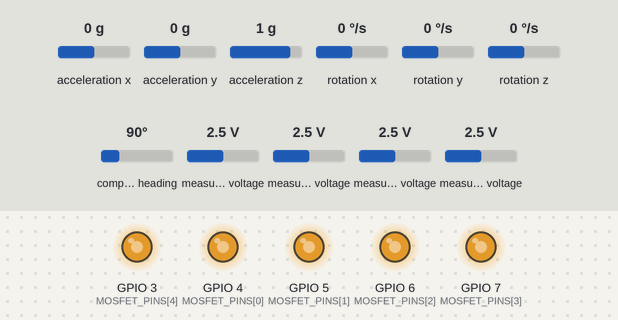
A sketch run on a simulated ESP32. Parts: output pins drawn as LEDs (lit = HIGH). The inputs (shaded band) are chosen by the test bench; at power-on: measured voltage 2.5 V, acceleration x 0 g, acceleration y 0 g, acceleration z 1 g, rotation x 0 °/s, rotation y 0 °/s, rotation z 0 °/s, compass heading 90°. WiFi joins after 1.5 s; servers stay silent unless stated; what the sketch prints to the serial monitor is not drawn.

Above: at 2.8 s.
2.9 s: measured voltage (sensor 200) set to 0.1 V
At 5.4 s:
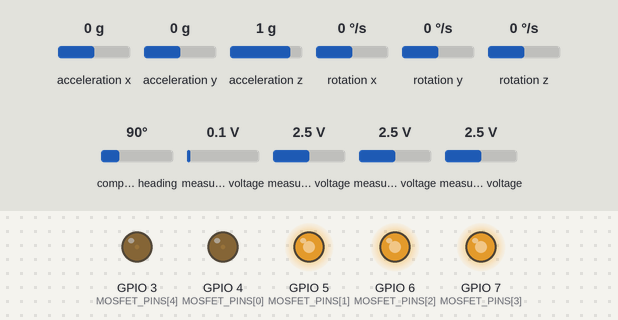
5.9 s: measured voltage (sensor 201) set to 1.2 V
At 7.8 s:
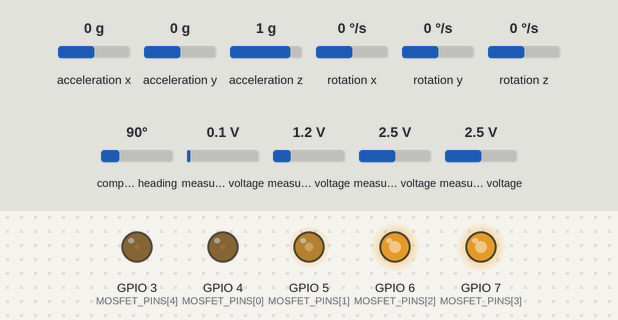
8.9 s: measured voltage (sensor 202) set to 3.8 V
At 10.2 s:
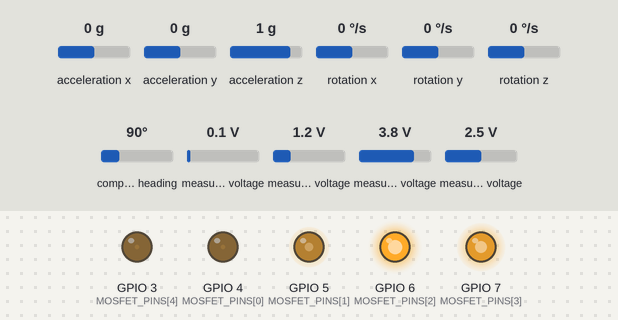
10.6 s: measured voltage (sensor 203) set to 3.1 V
At 11.32 s:
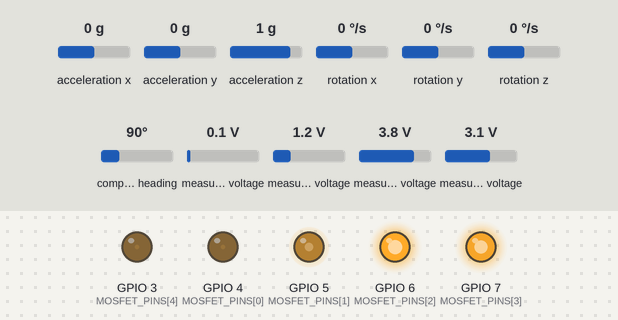
13.6 s: measured voltage (sensor 201) set to 3.8 V
At 14.3 s:
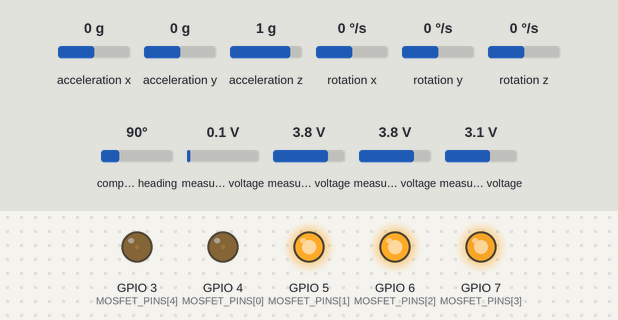
16.6 s: measured voltage (sensor 200) set to 3.8 V
At 17.8 s:
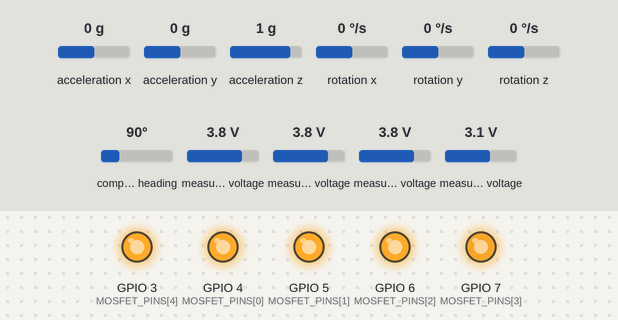
Timing chart, 0 to 19.6 s (numbered marks = the images above; inputs shaded):
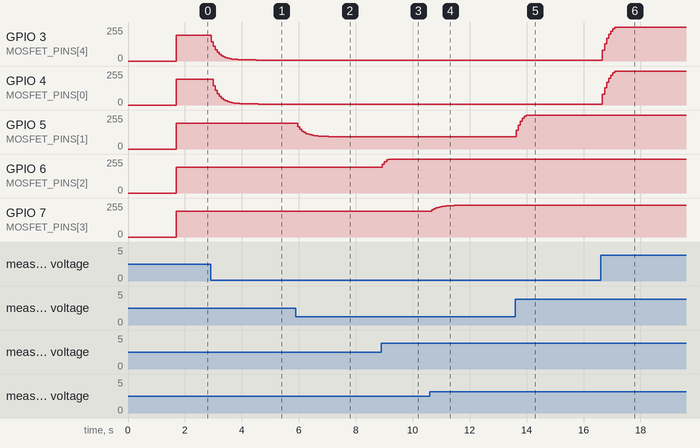

The sketch:

esp32-glove-v4.ino
```cpp
/*
 * ESP32 Glove v4
 *
 * Flex sensing: TexsorvaV3 (unchanged)
 *   - ADS1115 GAIN_TWOTHIRDS (±6.144 V) — safe for full 3.3 V sensor range
 *   - Direct channel mapping: ADS0 ch0=thumb, ch1=index, ch2=middle, ch3=ring; ADS1 ch0=pinky
 *   - EMA filter + proportional MOSFET excitation (proven to work)
 *   - Output: positive Ohm values — higher = more bent
 *
 * IMU + comms: esp32-new
 *   - BNO055 quaternion, linear accel, gyroscope
 *   - WiFi TCP server on port 3333  (mDNS: glove.local)
 *   - ESP-NOW armband receiver (id=1 upper arm, id=2 forearm)
 *
 * Output — 23-column CSV at 50 Hz (Serial + TCP):
 *   "F0,F1,F2,F3,F4,qw,qx,qy,qz,lx,ly,lz,gx,gy,gz,q1w,q1x,q1y,q1z,q2w,q2x,q2y,q2z\n"
 *   F0-F4 : positive Ohm values (increases when finger bends)
 *
 * After flashing, open Serial Monitor → note this board's MAC address,
 * paste it into broadcastAddress[] in both armband .ino files,
 * set id=1 for upper-arm band and id=2 for forearm band, then re-flash armbands.
 */

#include <Arduino.h>
#include <Wire.h>
#include "ADS1X15.h"
#include <Adafruit_Sensor.h>
#include <Adafruit_BNO055.h>
#include <utility/imumaths.h>
#include <WiFi.h>
#include <ESPmDNS.h>
#include <esp_now.h>

// ── WiFi / TCP ────────────────────────────────────────────────────────────────
#define WIFI_SSID  "SoftSensorsLab"
#define WIFI_PASS  "SoftSensors1324?"
#define TCP_PORT   3333
#define MDNS_NAME  "glove"

// ── I2C ───────────────────────────────────────────────────────────────────────
#define I2C_SDA  9
#define I2C_SCL 10

// ── BNO055 ────────────────────────────────────────────────────────────────────
// ADR pin → 3.3V = 0x29   (use 0x28 if ADR pin is GND)
#define BNO_ADDR 0x29
Adafruit_BNO055 bno = Adafruit_BNO055(55, BNO_ADDR, &Wire);
bool imuReady = false;

// ── ADS1115 ───────────────────────────────────────────────────────────────────
ADS1115 ads0(0x48);   // ch0=thumb  ch1=index  ch2=middle  ch3=ring
ADS1115 ads1(0x49);   // ch0=pinky
bool ads0Ready = false;
bool ads1Ready = false;

// ── MOSFET excitation PWM ─────────────────────────────────────────────────────
// Proportional control from TexsorvaV3 — duty ∝ measured voltage.
// Works reliably with GAIN_TWOTHIRDS; avoids runaway-to-zero seen with GAIN_TWO.
static const uint8_t MOSFET_PINS[5] = {4, 5, 6, 7, 3};
static const uint8_t LEDC_CH[5]     = {0, 1, 2, 3, 4};
#define PWM_FREQ_HZ   1000          // 1 kHz (TexsorvaV3 value)
#define PWM_RES_BITS     8
#define PWM_MAX       ((1 << PWM_RES_BITS) - 1)
#define V_SUPPLY       3.3f
#define R_REF_OHM    330.0f
#define EMA_ALPHA      0.25f        // flex EMA smoothing

float ema_volts[5]    = {0};
bool  ema_initialized = false;

// ── WiFi TCP ──────────────────────────────────────────────────────────────────
WiFiServer tcpServer(TCP_PORT);
WiFiClient tcpClient;

// ── ESP-NOW — armband quaternions ─────────────────────────────────────────────
typedef struct {
  int   id;
  float w, x, y, z;
} ArmPacket;

volatile float q1w=1, q1x=0, q1y=0, q1z=0;  // upper-arm armband
volatile float q2w=1, q2x=0, q2y=0, q2z=0;  // forearm armband

void IRAM_ATTR onArmData(const uint8_t *mac, const uint8_t *data, int len) {
  if (len != sizeof(ArmPacket)) return;
  ArmPacket pkt;
  memcpy(&pkt, data, sizeof(pkt));
  if      (pkt.id == 1) { q1w=pkt.w; q1x=pkt.x; q1y=pkt.y; q1z=pkt.z; }
  else if (pkt.id == 2) { q2w=pkt.w; q2x=pkt.x; q2y=pkt.y; q2z=pkt.z; }
}

// ── Flex helpers (TexsorvaV3 — unchanged) ─────────────────────────────────────
float readChannelVolts(ADS1115 &ads, uint8_t channel) {
  return ads.toVoltage(ads.readADC(channel));
}

void readFlexVolts(float volts[5]) {
  // Direct mapping confirmed by TexsorvaV3:
  //   ADS0 ch0 = thumb   ch1 = index   ch2 = middle   ch3 = ring
  //   ADS1 ch0 = pinky
  volts[0] = ads0Ready ? readChannelVolts(ads0, 0) : 0;
  volts[1] = ads0Ready ? readChannelVolts(ads0, 1) : 0;
  volts[2] = ads0Ready ? readChannelVolts(ads0, 2) : 0;
  volts[3] = ads0Ready ? readChannelVolts(ads0, 3) : 0;
  volts[4] = ads1Ready ? readChannelVolts(ads1, 0) : 0;
}

void emaFilter(const float raw[5], float filtered[5]) {
  for (int i = 0; i < 5; i++) {
    filtered[i] = ema_initialized
      ? EMA_ALPHA * raw[i] + (1.0f - EMA_ALPHA) * ema_volts[i]
      : raw[i];
    ema_volts[i] = filtered[i];
  }
  ema_initialized = true;
}

float voltsToOhms(float v) {
  if (v <= 0.002f)            return -1.0f;   // open circuit
  if (v >= V_SUPPLY - 0.002f) return  0.0f;   // short circuit
  return R_REF_OHM * (V_SUPPLY / v - 1.0f);
}

void updateMosfets(const float filtered[5]) {
  for (int i = 0; i < 5; i++) {
    float ratio = filtered[i] / V_SUPPLY;
    if (ratio < 0.0f) ratio = 0.0f;
    if (ratio > 1.0f) ratio = 1.0f;
    ledcWrite(LEDC_CH[i], (uint32_t)(PWM_MAX * ratio));
  }
}

// ── setup ─────────────────────────────────────────────────────────────────────
void setup() {
  Serial.begin(115200);
  delay(100);

  Wire.begin(I2C_SDA, I2C_SCL);
  Wire.setClock(400000);
  Wire.setTimeOut(100);

  // ── I2C scan ──────────────────────────────────────────────────────────────
  Serial.println("[I2C] Scanning...");
  for (byte addr = 1; addr < 127; addr++) {
    Wire.beginTransmission(addr);
    if (Wire.endTransmission() == 0)
      Serial.printf("[I2C] Found 0x%02X\n", addr);
  }

  // ── BNO055 ────────────────────────────────────────────────────────────────
  if (bno.begin()) {
    bno.setExtCrystalUse(true);
    imuReady = true;
    Serial.println("[IMU] BNO055 ready");
  } else {
    Serial.println("[IMU] BNO055 NOT FOUND — sending identity quaternion");
  }

  // ── ADS1115 ───────────────────────────────────────────────────────────────
  ads0Ready = ads0.begin();
  if (ads0Ready) {
    ads0.setGain(0);      // GAIN_TWOTHIRDS ±6.144 V — handles full 3.3 V range
    ads0.setDataRate(7);  // 860 SPS
    Serial.println("[ADC] ADS0 @ 0x48 ready");
  } else {
    Serial.println("[ADC] ADS0 @ 0x48 NOT FOUND");
  }

  ads1Ready = ads1.begin();
  if (ads1Ready) {
    ads1.setGain(0);
    ads1.setDataRate(7);
    Serial.println("[ADC] ADS1 @ 0x49 ready");
  } else {
    Serial.println("[ADC] ADS1 @ 0x49 NOT FOUND");
  }

  // ── MOSFETs ───────────────────────────────────────────────────────────────
  for (int i = 0; i < 5; i++) {
    ledcSetup(LEDC_CH[i], PWM_FREQ_HZ, PWM_RES_BITS);
    ledcAttachPin(MOSFET_PINS[i], LEDC_CH[i]);
    ledcWrite(LEDC_CH[i], 0);
  }

  // ── WiFi ──────────────────────────────────────────────────────────────────
  WiFi.mode(WIFI_STA);
  WiFi.begin(WIFI_SSID, WIFI_PASS);
  Serial.print("[WiFi] Connecting to " WIFI_SSID);
  for (int i = 0; i < 30 && WiFi.status() != WL_CONNECTED; i++) {
    delay(500); Serial.print(".");
  }
  if (WiFi.status() == WL_CONNECTED) {
    Serial.printf("\n[WiFi] Connected! IP: %s\n", WiFi.localIP().toString().c_str());
    if (MDNS.begin(MDNS_NAME)) {
      MDNS.addService("tcp", "tcp", TCP_PORT);
      Serial.println("[mDNS] Hostname: " MDNS_NAME ".local");
    }
    tcpServer.begin();
    Serial.printf("[TCP]  Listening on port %d\n", TCP_PORT);
  } else {
    Serial.println("\n[WiFi] FAILED — Serial-only mode");
  }

  // ── ESP-NOW ───────────────────────────────────────────────────────────────
  Serial.printf("[ESP-NOW] Board MAC: %s\n", WiFi.macAddress().c_str());
  Serial.println("[ESP-NOW] Paste the MAC above into broadcastAddress[] in both armband .ino files.");
  if (esp_now_init() == ESP_OK) {
    esp_now_register_recv_cb(onArmData);
    Serial.println("[ESP-NOW] Ready — waiting for armband packets (id=1 upper, id=2 forearm).");
  } else {
    Serial.println("[ESP-NOW] Init FAILED — Q1/Q2 will stay at identity (1,0,0,0).");
  }

  Serial.println("[READY]");
  Serial.println("F0(thumb),F1(index),F2(middle),F3(ring),F4(pinky),"
                 "qw,qx,qy,qz,lx,ly,lz,gx,gy,gz,"
                 "q1w,q1x,q1y,q1z,q2w,q2x,q2y,q2z");
}

// ── loop ──────────────────────────────────────────────────────────────────────
void loop() {
  // Accept new TCP client
  if (!tcpClient || !tcpClient.connected()) {
    WiFiClient nc = tcpServer.available();
    if (nc) {
      tcpClient = nc;
      tcpClient.setNoDelay(true);
      Serial.printf("[WiFi] Client connected from %s\n",
                    tcpClient.remoteIP().toString().c_str());
    }
  }

  // ── Flex (TexsorvaV3 pipeline) ────────────────────────────────────────────
  float volts_raw[5], volts_filtered[5];
  readFlexVolts(volts_raw);
  emaFilter(volts_raw, volts_filtered);
  updateMosfets(volts_filtered);

  float ohms[5];
  for (int i = 0; i < 5; i++) ohms[i] = voltsToOhms(volts_filtered[i]);

  // ── IMU ───────────────────────────────────────────────────────────────────
  float qw=1,qx=0,qy=0,qz=0, lx=0,ly=0,lz=0, gx=0,gy=0,gz=0;
  if (imuReady) {
    imu::Quaternion   q   = bno.getQuat();
    imu::Vector<3>    la  = bno.getVector(Adafruit_BNO055::VECTOR_LINEARACCEL);
    imu::Vector<3>    gy3 = bno.getVector(Adafruit_BNO055::VECTOR_GYROSCOPE);
    qw=q.w(); qx=q.x(); qy=q.y(); qz=q.z();
    lx=la.x(); ly=la.y(); lz=la.z();
    gx=gy3.x(); gy=gy3.y(); gz=gy3.z();
  }

  // Snapshot armband quaternions (volatile → local)
  float a1w=q1w, a1x=q1x, a1y=q1y, a1z=q1z;
  float a2w=q2w, a2x=q2x, a2y=q2y, a2z=q2z;

  // ── 23-column CSV ─────────────────────────────────────────────────────────
  char csv[256];
  snprintf(csv, sizeof(csv),
    "%.1f,%.1f,%.1f,%.1f,%.1f,"
    "%.4f,%.4f,%.4f,%.4f,"
    "%.3f,%.3f,%.3f,"
    "%.2f,%.2f,%.2f,"
    "%.4f,%.4f,%.4f,%.4f,"
    "%.4f,%.4f,%.4f,%.4f\n",
    ohms[0], ohms[1], ohms[2], ohms[3], ohms[4],
    qw, qx, qy, qz,
    lx, ly, lz,
    gx, gy, gz,
    a1w, a1x, a1y, a1z,
    a2w, a2x, a2y, a2z);

  Serial.print(csv);
  if (tcpClient && tcpClient.connected()) tcpClient.print(csv);

  delay(20);  // 50 Hz
}
```

Measured:
- after the input at 2.9 s, GPIO 3 (MOSFET_PINS[4]): moves from 192/255 to 7/255 over 1.6 s, starting at once; GPIO 4 (MOSFET_PINS[0]): moves from 192/255 to 7/255 over 1.6 s, starting after 0.09 s
- after the input at 5.9 s, GPIO 5 (MOSFET_PINS[1]): moves from 192/255 to 92/255 over 1.5 s, starting after 0.06 s
- after the input at 8.9 s, GPIO 6 (MOSFET_PINS[2]): 192/255 → 217/255 at once, → 236/255 0.07 s later, → 250/255 0.07 s later, → 255/255 0.07 s later
- after the input at 10.6 s, GPIO 7 (MOSFET_PINS[3]): moves from 192/255 to 238/255 over 1.1 s, starting after 0.07 s
- after the input at 13.6 s, GPIO 5 (MOSFET_PINS[1]): moves from 92/255 to 255/255 over 0.36 s, starting at once
- after the input at 16.6 s, GPIO 3 (MOSFET_PINS[4]), GPIO 4 (MOSFET_PINS[0]): moves from 7/255 to 255/255 over 0.43 s, starting after 0.07 s
